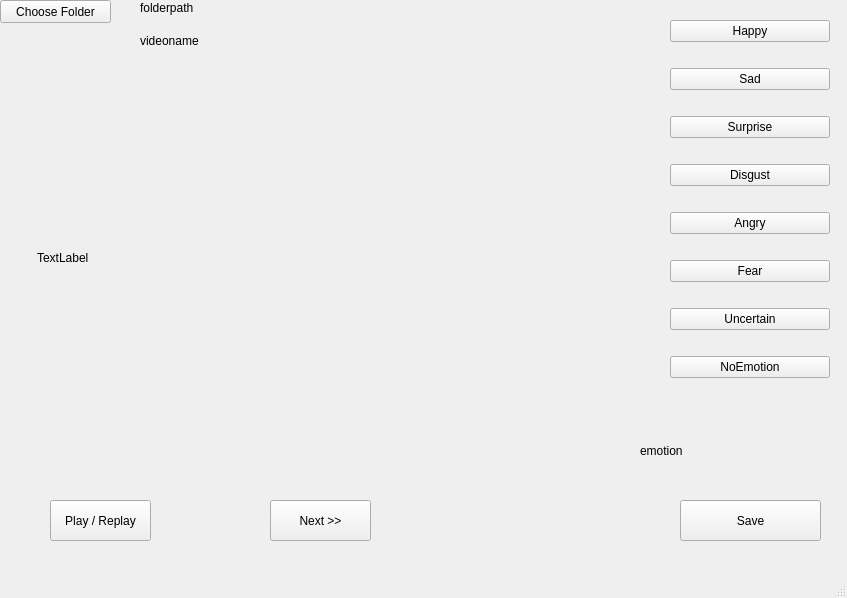
<?xml version="1.0" encoding="UTF-8"?>
<ui version="4.0">
 <class>MainWindow</class>
 <widget class="QMainWindow" name="MainWindow">
  <property name="geometry">
   <rect>
    <x>0</x>
    <y>0</y>
    <width>847</width>
    <height>598</height>
   </rect>
  </property>
  <property name="windowTitle">
   <string>MainWindow</string>
  </property>
  <widget class="QWidget" name="centralwidget">
   <widget class="QPushButton" name="folder">
    <property name="geometry">
     <rect>
      <x>0</x>
      <y>0</y>
      <width>111</width>
      <height>23</height>
     </rect>
    </property>
    <property name="text">
     <string>Choose Folder</string>
    </property>
   </widget>
   <widget class="QPushButton" name="replay">
    <property name="geometry">
     <rect>
      <x>50</x>
      <y>500</y>
      <width>101</width>
      <height>41</height>
     </rect>
    </property>
    <property name="text">
     <string>Play / Replay</string>
    </property>
   </widget>
   <widget class="QPushButton" name="next">
    <property name="geometry">
     <rect>
      <x>270</x>
      <y>500</y>
      <width>101</width>
      <height>41</height>
     </rect>
    </property>
    <property name="text">
     <string>Next &gt;&gt;</string>
    </property>
   </widget>
   <widget class="QLabel" name="folderpath">
    <property name="geometry">
     <rect>
      <x>140</x>
      <y>0</y>
      <width>581</width>
      <height>16</height>
     </rect>
    </property>
    <property name="text">
     <string>folderpath</string>
    </property>
   </widget>
   <widget class="QLabel" name="Videoname">
    <property name="geometry">
     <rect>
      <x>140</x>
      <y>30</y>
      <width>321</width>
      <height>21</height>
     </rect>
    </property>
    <property name="text">
     <string>videoname</string>
    </property>
   </widget>
   <widget class="QPushButton" name="save">
    <property name="geometry">
     <rect>
      <x>680</x>
      <y>500</y>
      <width>141</width>
      <height>41</height>
     </rect>
    </property>
    <property name="text">
     <string>Save</string>
    </property>
   </widget>
   <widget class="QLabel" name="emotion">
    <property name="geometry">
     <rect>
      <x>640</x>
      <y>430</y>
      <width>141</width>
      <height>41</height>
     </rect>
    </property>
    <property name="text">
     <string>emotion</string>
    </property>
   </widget>
   <widget class="QLabel" name="videoplayer">
    <property name="geometry">
     <rect>
      <x>37</x>
      <y>67</y>
      <width>571</width>
      <height>381</height>
     </rect>
    </property>
    <property name="text">
     <string>TextLabel</string>
    </property>
   </widget>
   <widget class="QWidget" name="verticalLayoutWidget">
    <property name="geometry">
     <rect>
      <x>670</x>
      <y>0</y>
      <width>160</width>
      <height>401</height>
     </rect>
    </property>
    <layout class="QVBoxLayout" name="verticalLayout">
     <item>
      <widget class="QPushButton" name="happy">
       <property name="text">
        <string>Happy</string>
       </property>
      </widget>
     </item>
     <item>
      <widget class="QPushButton" name="sad">
       <property name="text">
        <string>Sad</string>
       </property>
      </widget>
     </item>
     <item>
      <widget class="QPushButton" name="surprise">
       <property name="text">
        <string>Surprise</string>
       </property>
      </widget>
     </item>
     <item>
      <widget class="QPushButton" name="disgust">
       <property name="text">
        <string>Disgust</string>
       </property>
      </widget>
     </item>
     <item>
      <widget class="QPushButton" name="angry">
       <property name="text">
        <string>Angry</string>
       </property>
      </widget>
     </item>
     <item>
      <widget class="QPushButton" name="fear">
       <property name="text">
        <string>Fear</string>
       </property>
      </widget>
     </item>
     <item>
      <widget class="QPushButton" name="uncertain">
       <property name="text">
        <string>Uncertain</string>
       </property>
      </widget>
     </item>
     <item>
      <widget class="QPushButton" name="noemotion">
       <property name="text">
        <string>NoEmotion</string>
       </property>
      </widget>
     </item>
    </layout>
   </widget>
  </widget>
  <widget class="QMenuBar" name="menubar">
   <property name="geometry">
    <rect>
     <x>0</x>
     <y>0</y>
     <width>847</width>
     <height>30</height>
    </rect>
   </property>
  </widget>
  <widget class="QStatusBar" name="statusbar"/>
 </widget>
 <resources/>
 <connections/>
</ui>
